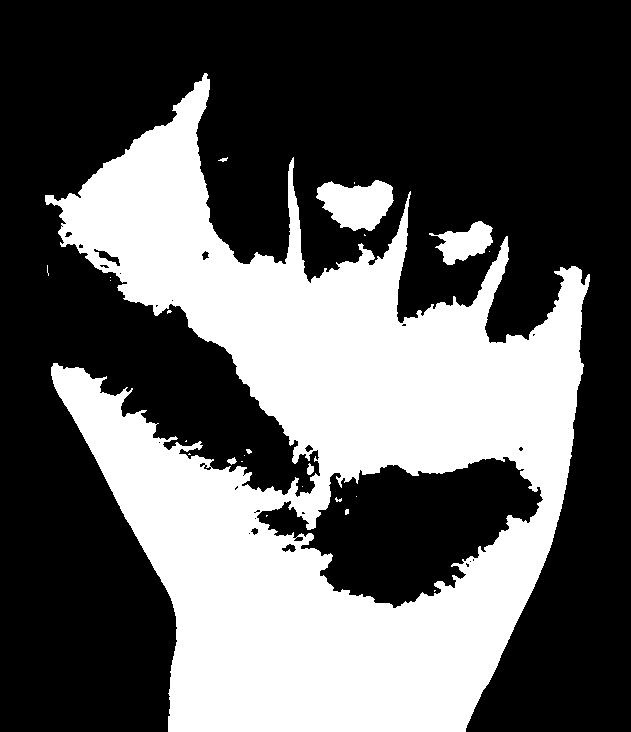
#> input picture preprocessed alphabet/0.png, 631 x 732 px
$ python -i alphabetPreprocessing.py   (imports and definitions only)
#> lines starting #> are read from the running program, lines starting #| are printed output that depends on the picture; after the words box and inside, x2 and y2 are one past the last pixel; in counts of white or black regions, pixels touching at a corner belong together
#> further down, picture is the input picture: shape (732, 631, 3); 36.7% white; 24 white regions (15 under 20 px), largest, box (x1, y1, x2, y2) and area: (45, 73, 590, 732) 165075, (316, 180, 394, 231) 2708, (429, 221, 493, 265) 1474
import pyttsx3
import numpy as np
import glob
import os
import cv2 #openCV

# [41 lines left out: functions load_image_files, draw_images, not called in this run]

# Code taken from http://creat-tabu.blogspot.com/2013/08/opencv-python-hand-gesture-recognition.html
def contourDetection(img):
    # Apply filters to clean up image
        # gray = cv2.imread("alphabet cropped/a1.jpg", 0)
        blur = cv2.GaussianBlur(img, (7, 7), 0)
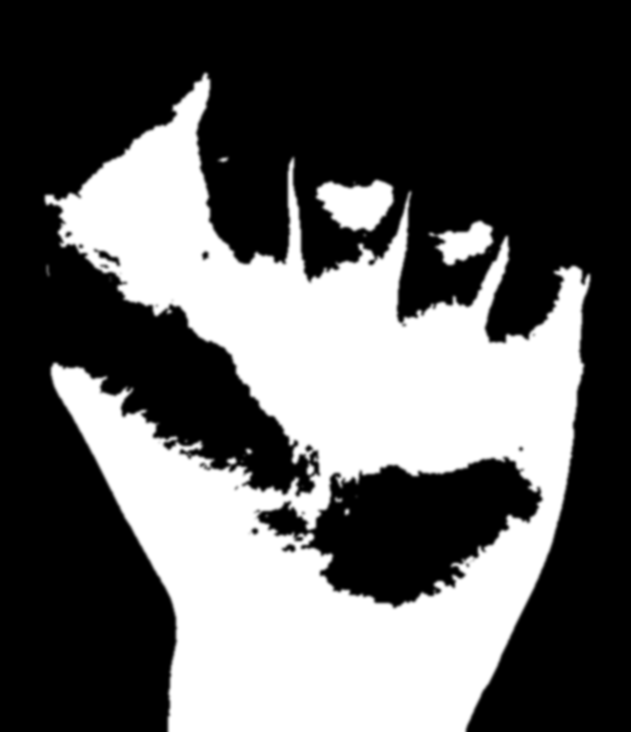
#> blur: shape (732, 631, 3); min 0, max 255, mean 93.6
        invert = cv2.bitwise_not(blur)
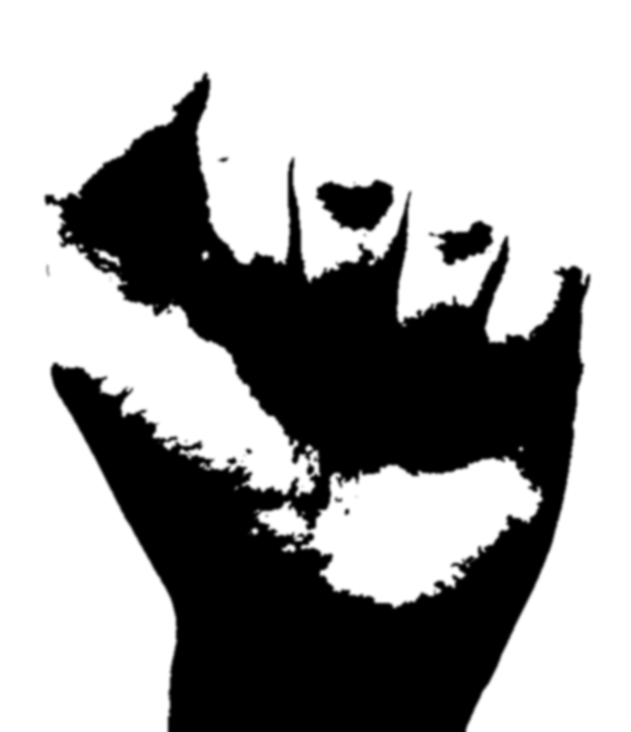
#> invert: shape (732, 631, 3); min 0, max 255, mean 161.4
        ret, thresh1 = cv2.threshold(invert, 160, 255, cv2.THRESH_BINARY_INV)
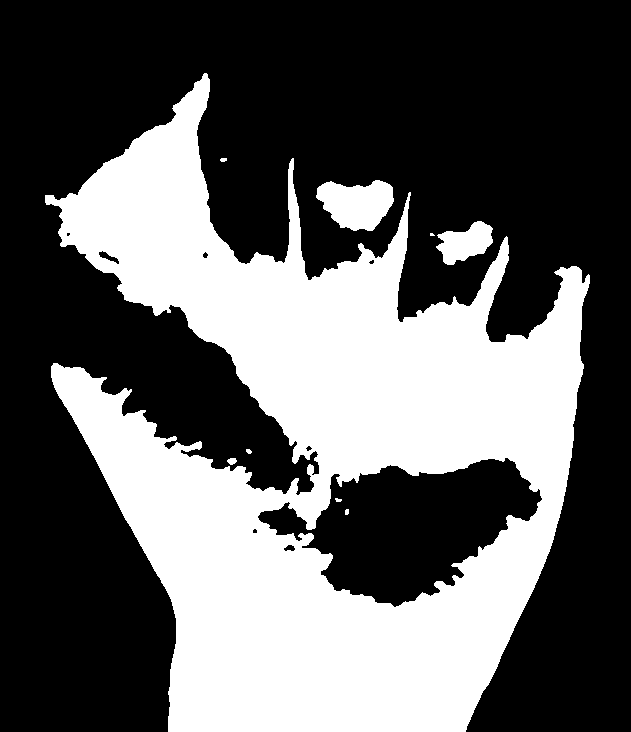
#> thresh1: shape (732, 631, 3); 37.2% white; 9 white regions (1 under 20 px), largest, box (x1, y1, x2, y2) and area: (45, 73, 590, 732) 167436, (316, 180, 394, 231) 2811, (436, 221, 493, 265) 1526
        # [8 lines of commented-out code are left out]
#> (the run stopped early here; a loop or call above may not have finished)

$ run again, on preprocessed alphabet/19.png
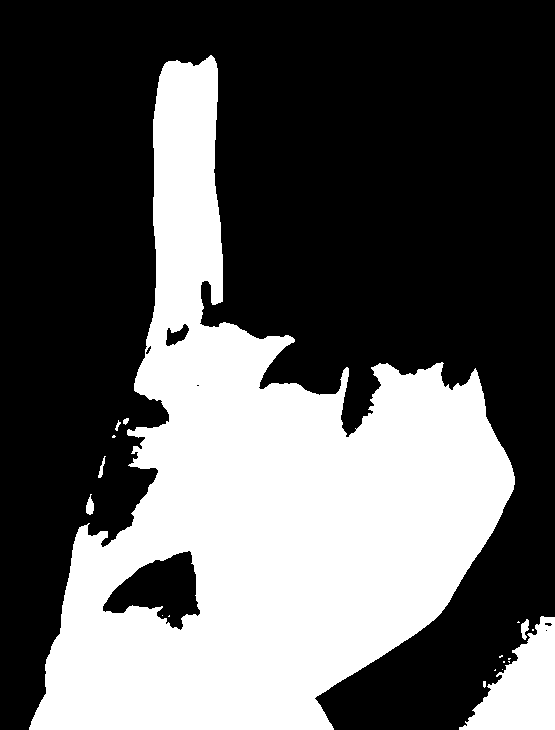
#> input picture preprocessed alphabet/19.png, 555 x 730 px
#> picture is the input picture: shape (730, 555, 3); 36.4% white; 19 white regions (12 under 20 px), largest, box (x1, y1, x2, y2) and area: (29, 55, 515, 730) 141062, (459, 616, 555, 730) 5989, (86, 494, 94, 515) 111
#> in contourDetection, `invert = cv2.bitwise_not(blur)`:
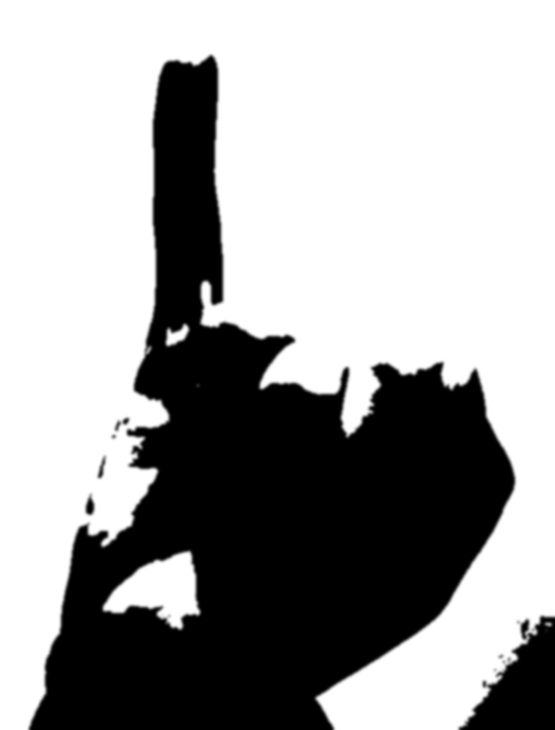
#> invert: shape (730, 555, 3); min 0, max 255, mean 162.2
#> in contourDetection, `ret, thresh1 = cv2.threshold(invert, 160, 255, cv2.THRESH_BINARY_INV)`:
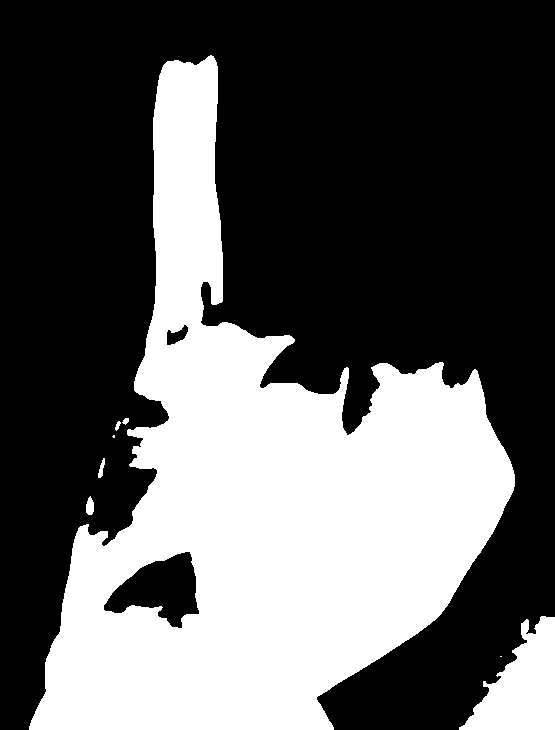
#> thresh1: shape (730, 555, 3); 36.7% white; 8 white regions (2 under 20 px), largest, box (x1, y1, x2, y2) and area: (29, 55, 515, 730) 142153, (459, 616, 555, 730) 6256, (86, 496, 94, 515) 117, (98, 458, 105, 478) 74, (115, 421, 121, 431) 33, (122, 418, 129, 425) 32

$ run again, on preprocessed alphabet/21.png
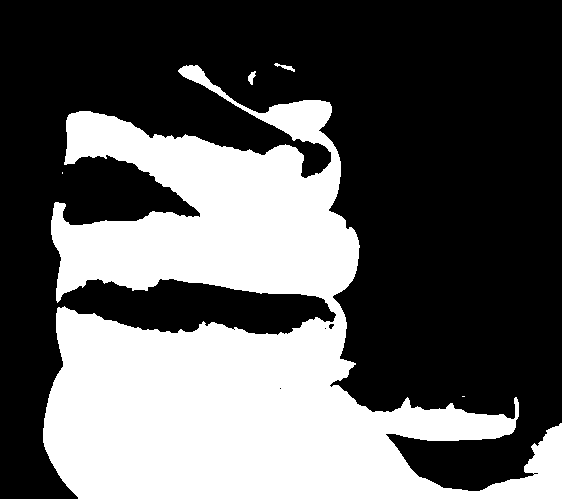
#> input picture preprocessed alphabet/21.png, 562 x 499 px
#> picture is the input picture: shape (499, 562, 3); 36.8% white; 5 white regions (2 under 20 px), largest, box (x1, y1, x2, y2) and area: (43, 65, 562, 499) 103184, (274, 63, 295, 72) 65, (248, 71, 256, 85) 63
#> in contourDetection, `invert = cv2.bitwise_not(blur)`:
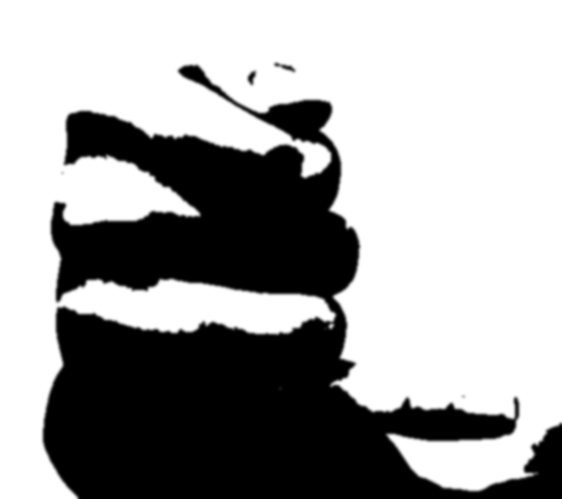
#> invert: shape (499, 562, 3); min 0, max 255, mean 161.1
#> in contourDetection, `ret, thresh1 = cv2.threshold(invert, 160, 255, cv2.THRESH_BINARY_INV)`:
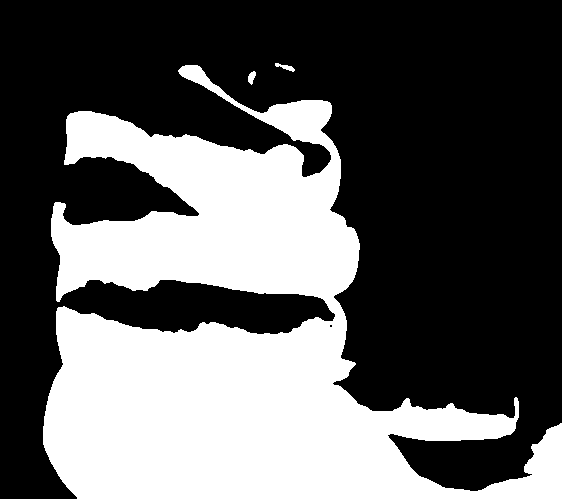
#> thresh1: shape (499, 562, 3); 37.3% white; 3 white regions, box (x1, y1, x2, y2) and area: (43, 65, 562, 499) 104374, (275, 63, 295, 72) 77, (248, 71, 256, 85) 71

$ run again, on preprocessed alphabet/22.png
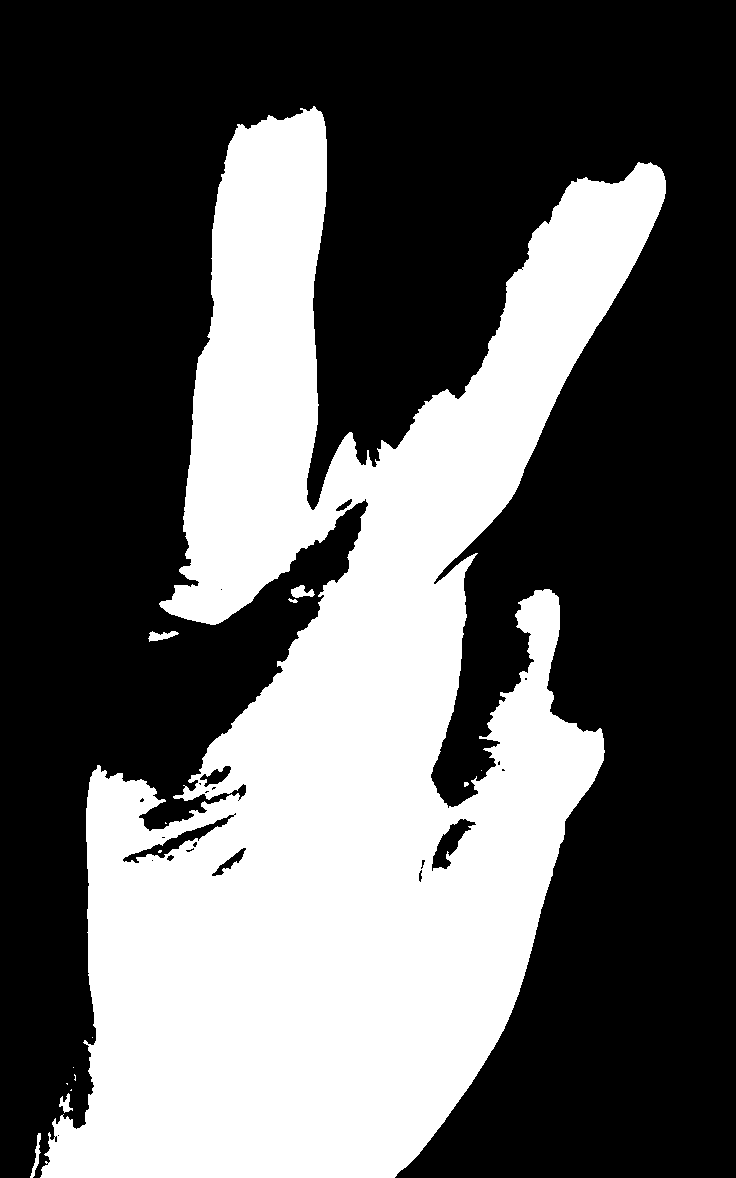
#> input picture preprocessed alphabet/22.png, 736 x 1178 px
#> picture is the input picture: shape (1178, 736, 3); 37% white; 15 white regions (8 under 20 px), largest, box (x1, y1, x2, y2) and area: (40, 106, 666, 1178) 320254, (291, 585, 315, 598) 186, (148, 631, 179, 642) 186
#> in contourDetection, `invert = cv2.bitwise_not(blur)`:
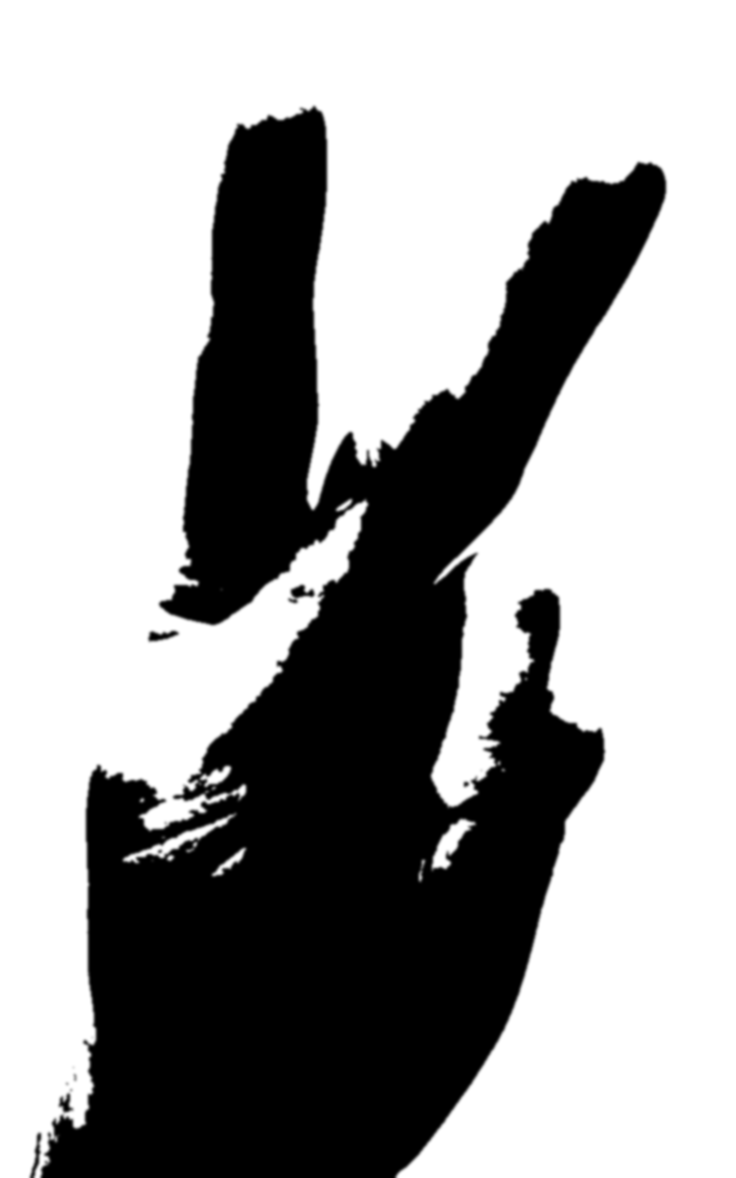
#> invert: shape (1178, 736, 3); min 0, max 255, mean 160.6
#> in contourDetection, `ret, thresh1 = cv2.threshold(invert, 160, 255, cv2.THRESH_BINARY_INV)`:
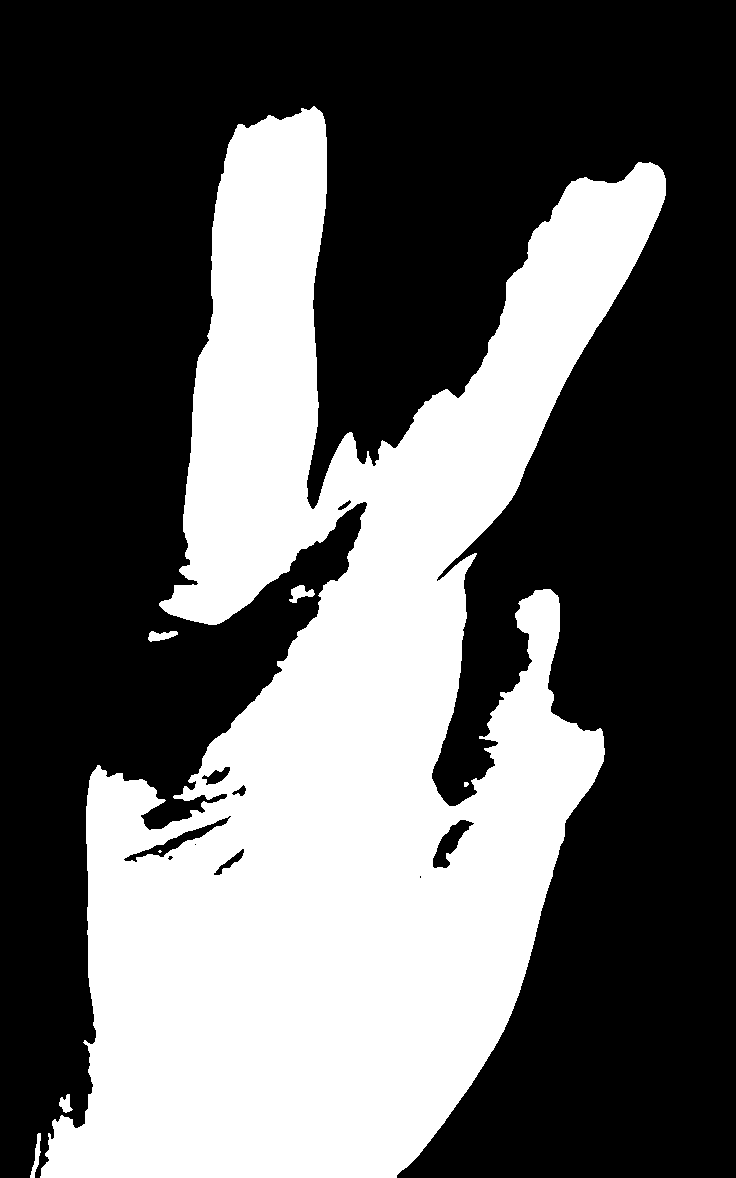
#> thresh1: shape (1178, 736, 3); 37.3% white; 7 white regions (1 under 20 px), largest, box (x1, y1, x2, y2) and area: (40, 106, 666, 1178) 322902, (289, 585, 315, 603) 242, (148, 631, 178, 642) 210, (30, 1133, 41, 1178) 198, (59, 1094, 73, 1113) 154, (464, 782, 469, 787) 21
